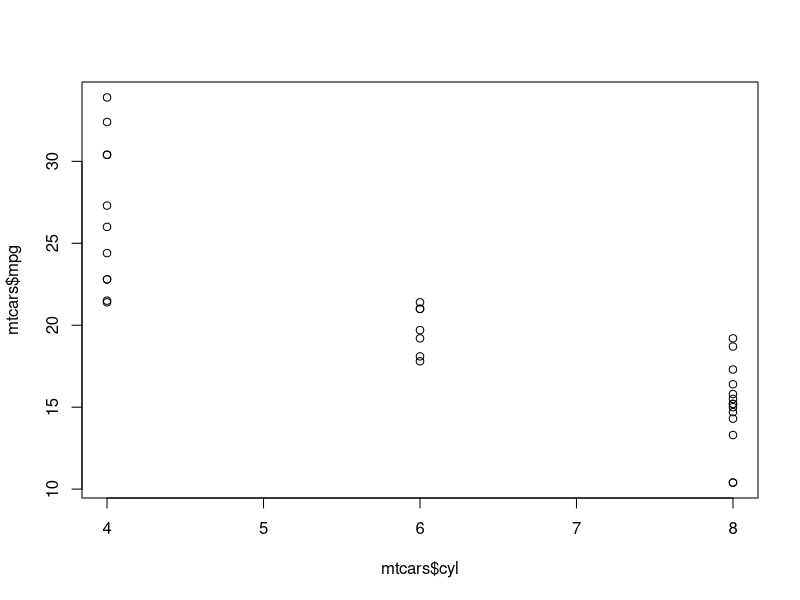

Recreate this plot in R.
## ---- chunk 1
knitr::opts_chunk$set(echo = TRUE)
## ---- chunk 2

plot(mtcars$mpg~mtcars$cyl)

